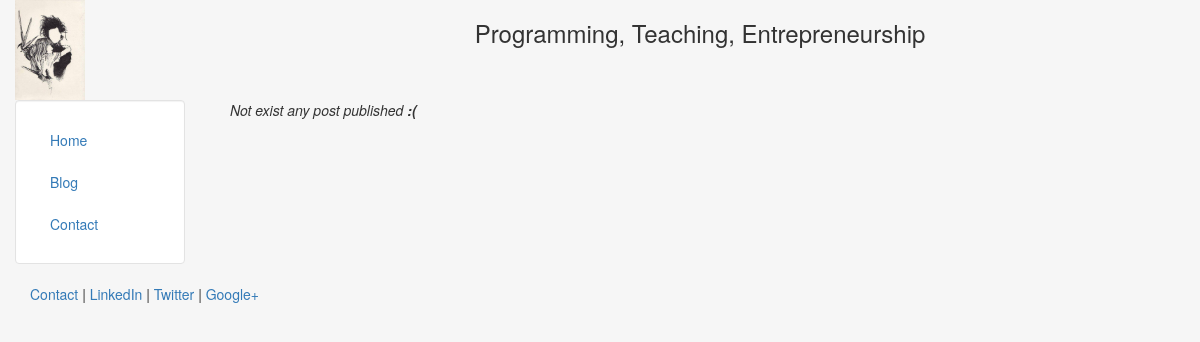
/blog/, run on an earlier commit of the app's database.
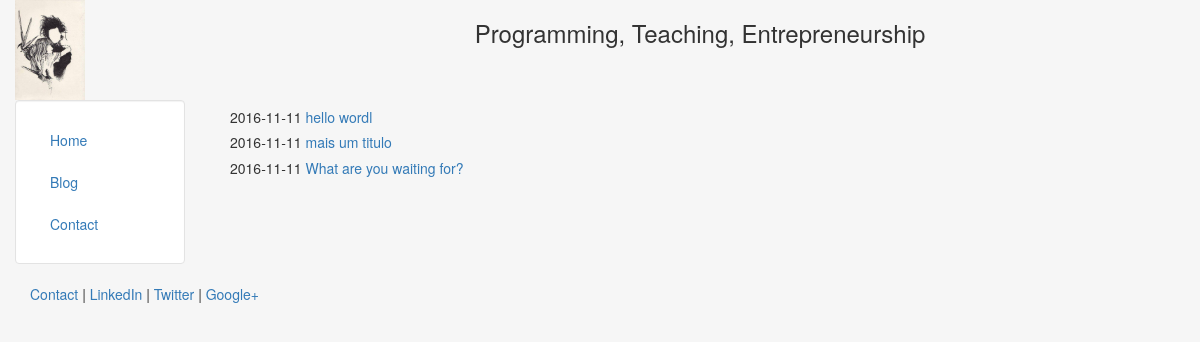
And on a later commit of the database.
### blog/models.py (models this page shows, shortened)
class Post(models.Model):
	title = models.CharField(max_length=140)
	body = models.TextField()
	date = models.DateTimeField()

### blog/templates/blog/blog.html
{% extends "personal/header.html" %}
{% block content %}
	{% if object_list %}
		{% for blog in object_list %}
			<h5>{{ blog.date|date:"Y-m-d" }} <a href="/blog/{{ blog.id }}">{{ blog.title }}</a></h5>
		{% endfor %}
	{% else %}
		<em>Not exist any post published <strong>:(</strong></em>
	{% endif %}
{% endblock content %}

### personal/templates/personal/header.html (shortened to what this page needs)
<!DOCTYPE html>
<html>
<head>
	{% load staticfiles %}
	<link rel="stylesheet" href="{% static 'personal/css/bootstrap.min.css' %}" type="text/css" />
</head>
<body class="body">
	<section class="container-fluid">
		<header class="row">
			<div class="col-sm-2">
				<div class="center">
					<img src="{% static 'personal/img/profile.jpg' %}" alt="face" class="img-responsive img-profile" title="Picture of the profile">
				</div>
			</div>
			<div class="col-sm-10">
				<h3 class="text-center">
					Programming, Teaching, Entrepreneurship
				</h3>
			</div>
		</header>
		<section class="row">
			<div class="col-sm-2">
				<nav class="well bs-sidebar menu-sidebar">
					<ul class="nav nav-pills nav-stacked">
						<li>
							<a href="/" title="Go to home page">
								Home
							</a>
						</li>
						<li>
							<a href="/blog/" title="Go to blog page and see the last posts">
								Blog
							</a>
						</li>
						<li>
							<a href="/contact/" title="Go to contact page">
								Contact
							</a>
						</li>
					</ul>
				</nav>
			</div>
			<div class="col-sm-10">
				<section class="container-fluid">
					{% block content %}
					{% endblock %}
				</section>
			</div>
		</section>
	</section>
	<footer>
		<section class="container-fluid page-footer">
			<p>
				<a href="#" target="blanck" title="Contact me">
					Contact
				</a> |
				<a href="#" target="blanck" title="Go to LinkedIn page">
					LinkedIn
				</a> |
				<a href="#" target="blanck" title="Go to following me on Twitter">
					Twitter
				</a> |
				<a href="#" target="blanck" title="Go to connected me on GooglePlus">
					Google+
				</a>
			</p>
		</section>
	</footer>
</body>
</html>

### personal/templates/personal/header.html (style rules this page uses)
html, body { height: 100%; }
.body { background-color: #f6f6f6; }
.img-profile { max-height: 100px; }
.menu-sidebar { background-color: #FFF; }
.page-footer { margin-left: 15px; }

What changed in the data, as far as the page shows it:
added Post: date "2016-11-11", title "hello wordl"
added Post: date "2016-11-11", title "mais um titulo"
added Post: date "2016-11-11", title "What are you waiting for?"
Also different on the page:
text no longer shown: "Not exist any post published :("
